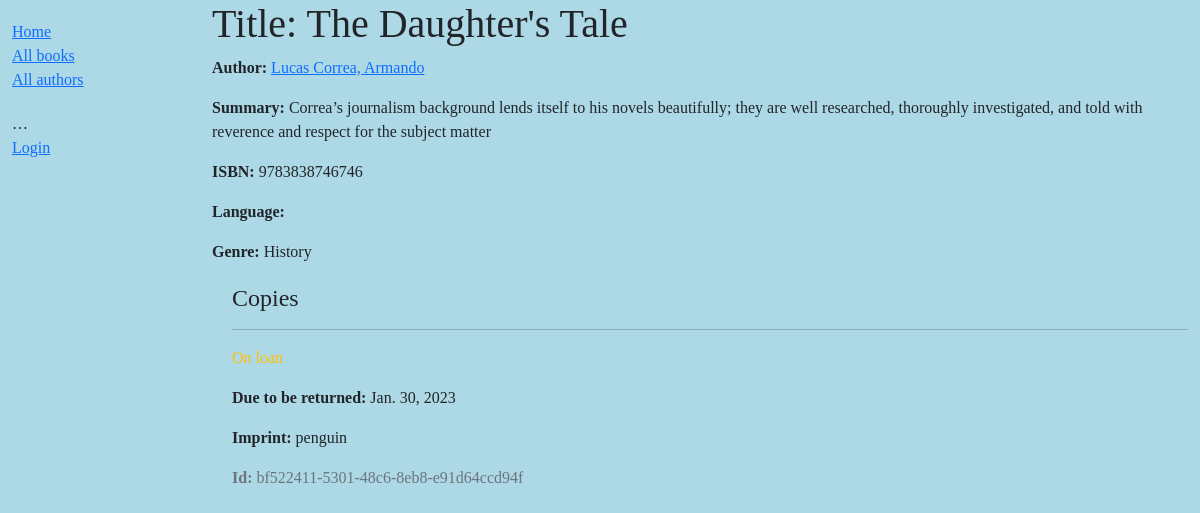
/catalog/book/1, run on the app's committed database.
### catalog/models.py (models this page shows, shortened)
class Book(models.Model):
    title = models.CharField(max_length=200)
    author = models.ForeignKey('Author', on_delete=models.SET_NULL, null=True)
    summary = models.TextField(max_length=1000, help_text='Enter a brief description of the book')
    isbn = models.CharField('ISBN', max_length=13, unique=True,
                             help_text='13 Character <a href="https://www.isbn-international.org/content/what-isbn">ISBN number</a>')
    genre = models.ManyToManyField(Genre, help_text='Select a genre for this book :)')
    def display_genre(self):
        """Create a string for the Genre. This is required to display genre in Admin."""
        return ', '.join(genre.name for genre in self.genre.all()[:3])
    display_genre.short_description = 'Genre'

class Author(models.Model):
    first_name = models.CharField(max_length=100)
    last_name = models.CharField(max_length=100)
    date_of_birth = models.DateField(null=True, blank=True)
    date_of_death = models.DateField('Died', null=True, blank=True)
    class Meta:
        ordering = ['last_name', 'first_name']
    def __str__(self):
        return f'{self.last_name}, {self.first_name}'

class Genre(models.Model):
    name = models.CharField(max_length=200, help_text='Enter a book genre :) (e.g. Science Fiction)')
    def __str__(self):
        return self.name

class BookInstance(models.Model):
    id = models.UUIDField(primary_key=True, default=uuid.uuid4, help_text='Unique ID for this particular book across whole library')
    book = models.ForeignKey('Book', on_delete=models.RESTRICT, null=True)
    imprint = models.CharField(max_length=200)
    due_back = models.DateField(null=True, blank=True)
    borrower = models.ForeignKey(User, on_delete=models.SET_NULL, null=True, blank=True)
    LOAN_STATUS = (
        ('m', 'Maintenance'),
        ('o', 'On loan'),
        ('a', 'Available'),
        ('r', 'Reserved'),
    )
    status = models.CharField(
        max_length=1,
        choices=LOAN_STATUS,
        blank=True,
        default='m',
        help_text='Book availability',
    )
    class Meta:
        ordering = ['due_back']

### catalog/views.py (the view)
# urls.py: path('book/<int:pk>', views.BookDetailView.as_view(), name='book-detail'),
class BookDetailView(generic.DetailView):
    model = Book

### catalog/templates/catalog/book_detail.html (shortened to what this page needs)
{% extends "base_generic.html" %}
{% block content %}
  <h1>Title: {{ book.title }}</h1>
  <p><strong>Author:</strong> <a href="{% url 'author-detail' book.author.pk %}">{{ book.author }}</a></p>
  <p><strong>Summary:</strong> {{ book.summary }}</p>
  <p><strong>ISBN:</strong> {{ book.isbn }}</p>
  <p><strong>Language:</strong> {{ book.language }}</p>
  <p><strong>Genre:</strong> {{ book.genre.all|join:", " }}</p>
  <div style="margin-left:20px;margin-top:20px">
    <h4>Copies</h4>
    {% for copy in book.bookinstance_set.all %}
      <hr>
      <p class="{% if copy.status == 'a' %}text-success{% elif copy.status == 'm' %}text-danger{% else %}text-warning{% endif %}">
      </p>
      {% if copy.status != 'a' %}
        <p><strong>Due to be returned:</strong> {{ copy.due_back }}</p>
      {% endif %}
      <p><strong>Imprint:</strong> {{ copy.imprint }}</p>
      <p class="text-muted"><strong>Id:</strong> {{ copy.id }}</p>
    {% endfor %}
  </div>
{% endblock %}

### catalog/templates/base_generic.html (shortened to what this page needs)
<!DOCTYPE html>
<html lang="en">
<head>
  <link href="https://cdn.jsdelivr.net/npm/bootstrap@5.1.3/dist/css/bootstrap.min.css" rel="stylesheet">
  {% load static %}
  <link rel="stylesheet" href="{% static 'css/styles.css' %}">
</head>
<body>
  <div class="container-fluid">
    <div class="row">
      <div class="col-sm-2">
      {% block sidebar %}
        <ul class="sidebar-nav">
          <li><a href="{% url 'index' %}">Home</a></li>
          <li><a href="{% url 'books' %}">All books</a></li>
          <li><a href="{% url 'authors' %}">All authors</a></li>
        </ul>
        <ul class="sidebar-nav">
          …
         {% if user.is_authenticated %}
           <li>User: {{ user.get_username }}</li>
           <li><a href="{% url 'my-borrowed' %}">My Borrowed</a></li>
           <li><a href="{% url 'logout' %}?next={{ request.path }}">Logout</a></li>
         {% else %}
           <li><a href="{% url 'login' %}?next={{ request.path }}">Login</a></li>
         {% endif %}
        </ul>
     {% endblock %}
      </div>
      <div class="col-sm-10 ">{% block content %}{% endblock %}</div>
    </div>
  </div>
</body>
</html>

### catalog/static/css/styles.css (style rules this page uses)
.sidebar-nav { margin-top: 20px; padding: 0; list-style: none; }
body { background-color: lightblue; font-family: verdana; }

### data on the page
Book: title "The Daughter's Tale", author "Lucas Correa, Armando", summary "Correa’s journalism background lends itself to his novels beautifully; they are well researched, thoroughly investigated, and told with reverence and respect for the subject matter", isbn "9783838746746", genre.all "History"
BookInstance: due_back "Jan. 30, 2023", imprint "penguin", id "bf522411-5301-48c6-8eb8-e91d64ccd94f"
